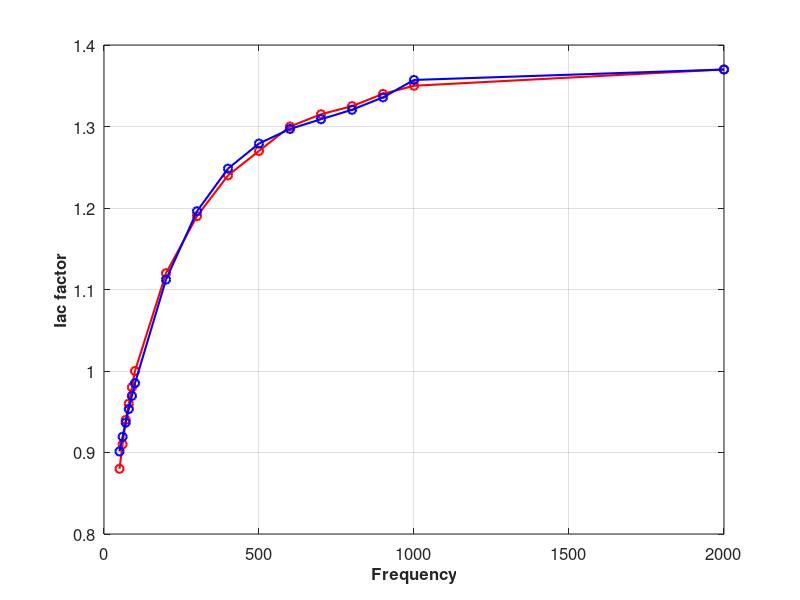
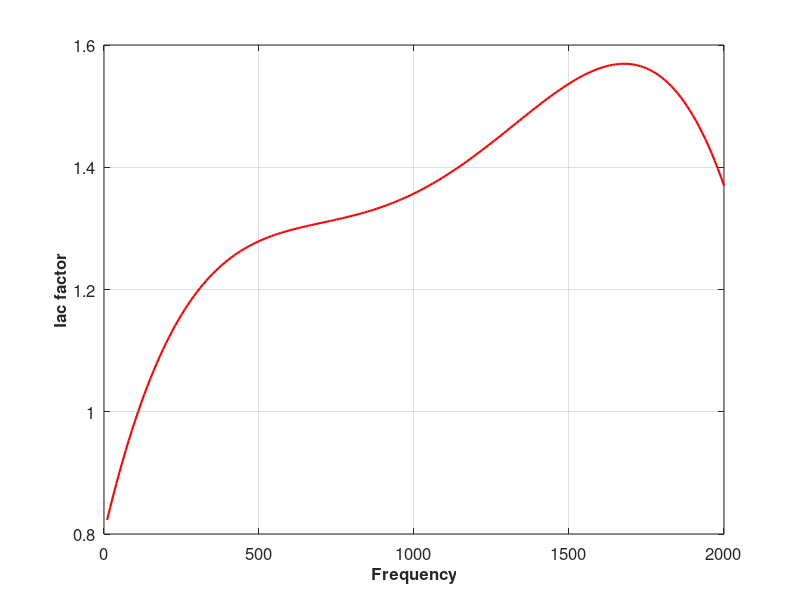
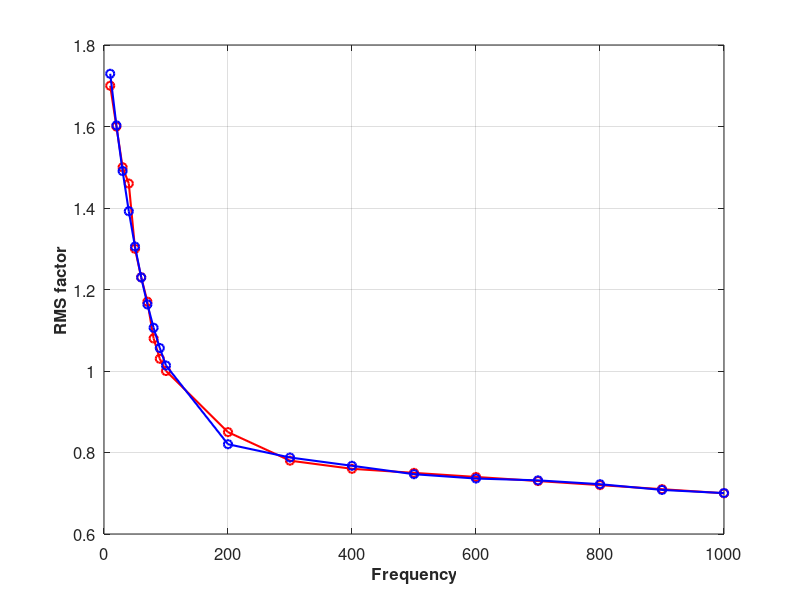

The MATLAB source for these figures, in order:
%% Capacitor Analytical RMS
M = 0.5;
cosphi = 0.9;

Vdc = 400; % Volts
Pout = M*2e3; % W
Sout = Pout/(cosphi); % VA
Vll_rms = Vdc*0.612*M; % Volts
Iline = Sout/(Vll_rms*sqrt(3)); % Amps

Icrms = Iline*sqrt(2*M*(sqrt(3)/(4*pi) + cosphi^2*(sqrt(3)/pi-9*M/16)))


%%
% 0.612 = sqrt(3/2)/2

%% Capacitor Selection
% Aluminium Electolytic

% Capacitance
% Rated voltage
% Iac_r (T,f)
% ESR (T,f)
% ESL
% Lifetime (T,Iac_r)
% Volume = D*L
% Rth_ca
% Weight

%%

% Inputs
M = 0.9;
cosphi = 0.8;
Vdc = 400; % V
Pout = 2e3; % W
Sout = Pout/(cosphi); % VA
Vll_rms = Vdc*0.612*M; % V
Iarms = Sout/(Vll_rms*sqrt(3)); % A
Iapeak = Iarms*sqrt(2); % A
efficiency = 0.99;
Tambient = 30; % C

% Constraints
perc_ripple_c = 3; % percent
volt_ripple_c = perc_ripple_c*0.01*Vdc; % V
temp_max = 80; % C

% Select switching frequency
fsw = 1e3; % Hz

% Block 1 - RMS current
Icrms = Iline*sqrt(2*M*(sqrt(3)/(4*pi) + cosphi^2*(sqrt(3)/pi-9*M/16)));

% Block 2 - Charging current
Idc = (3/(2*sqrt(2)))*M*Iarms*cosphi/efficiency;
Icharge = Iapeak - Idc;
%volt_ripple = Icharge*0.5*M/(fsw*C);
C = Icharge*0.5*M/(volt_ripple_c*fsw); % F
Cap = ceil(C*1e4)*1e-4; % F

% Datasheet parameters
Capacitance = 220e-6; % F
Diameter = 25; % mm
Length = 45; % mm
ESR_100_20 = 400; % mOhm
Iacmax_100_60 = 3.02; % A
Iacmax_100_85 = 2.32; % A
Rth = 20.19; % C/W

%%
% Frequency factor of permissible ripple current Iac
freq1 = [50,60,70,80,90,100,200,300,400,500,600,700,800,900,1000,2000];
Iac_factor = [0.88,0.91,0.94,0.96,0.98,1,1.12,1.19,1.24,1.27,1.3,1.315,1.325,1.34,1.35,1.37];

num = numel(freq1);
N = 4;
P = polyfit(freq1,Iac_factor,N);
Iac_factor2 = zeros(1,num);

for k = 1:N+1
    Iac_factor2 = Iac_factor2+P(k)*freq1.^(N-k+1);
end

figure;
plot(freq1,Iac_factor,'ro-','Linewidth',1.5);
hold on;
plot(freq1,Iac_factor2,'bo-','Linewidth',1.5);
hold off;
grid on;
set(gca,'FontSize',12);
xlabel('Frequency','FontSize',12,'FontWeight','Bold')
ylabel('Iac factor','FontSize',12,'FontWeight','Bold')

%%
Iacc = 0;
frequency = 10:10:2000;
for k = 1:N+1
    Iacc = Iacc+P(k)*frequency.^(N-k+1);
end
figure;
plot(frequency,Iacc,'r -','Linewidth',1.5);
grid on;
set(gca,'FontSize',12);
xlabel('Frequency','FontSize',12,'FontWeight','Bold')
ylabel('Iac factor','FontSize',12,'FontWeight','Bold')

%%
% Frequency characteristics of ESR
freq11 = linspace(10,100,10);
freq22 = linspace(200,1000,9);
freq2 = zeros(1,19);
freq2(1:10) = freq11;
freq2(11:19) = freq22;
RMS_factor_20 = [1.7,1.6,1.5,1.46,1.3,1.23,1.17,1.08,1.03,1,0.85,0.78,0.76,0.75,0.74,0.73,0.72,0.71,0.7];

num = numel(freq2);
N = 7;
P = polyfit(freq2,RMS_factor_20,N);
RMS_factor2_20 = zeros(1,num);

for k = 1:N+1
    RMS_factor2_20 = RMS_factor2_20+P(k)*freq2.^(N-k+1);
end

figure;
plot(freq2,RMS_factor_20,'ro-','Linewidth',1.5);
hold on;
plot(freq2,RMS_factor2_20,'bo-','Linewidth',1.5);
hold off;
grid on;
set(gca,'FontSize',12);
xlabel('Frequency','FontSize',12,'FontWeight','Bold')
ylabel('RMS factor','FontSize',12,'FontWeight','Bold')

